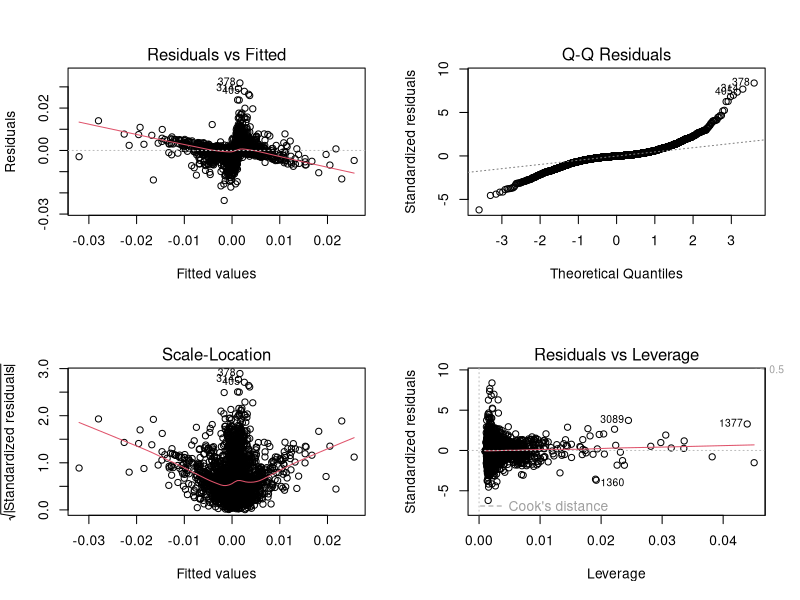
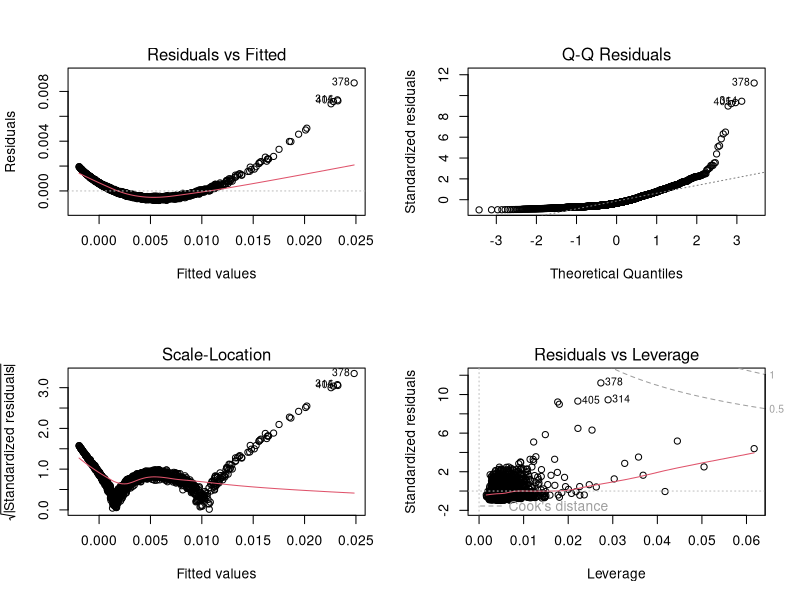
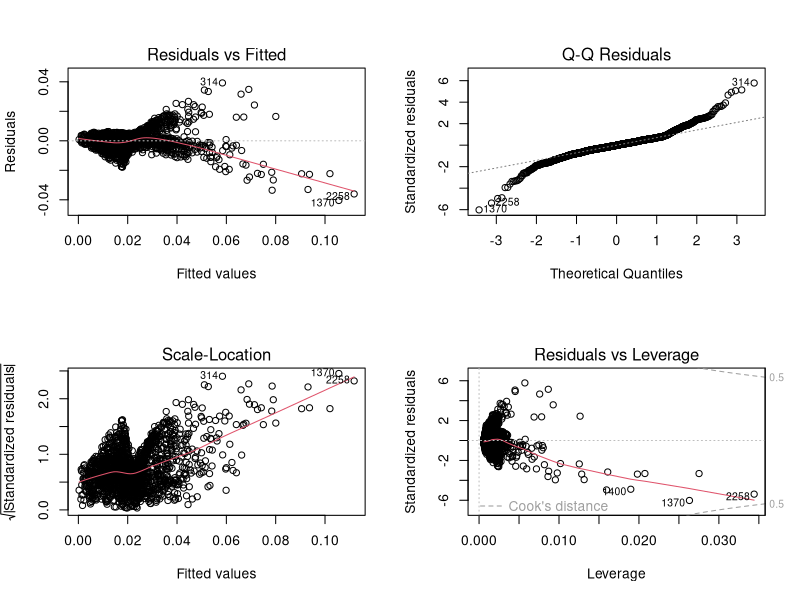
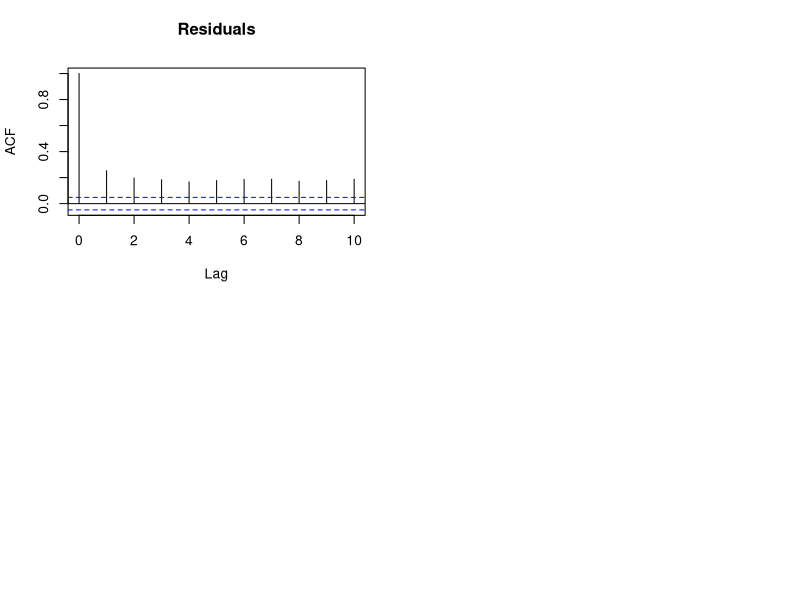
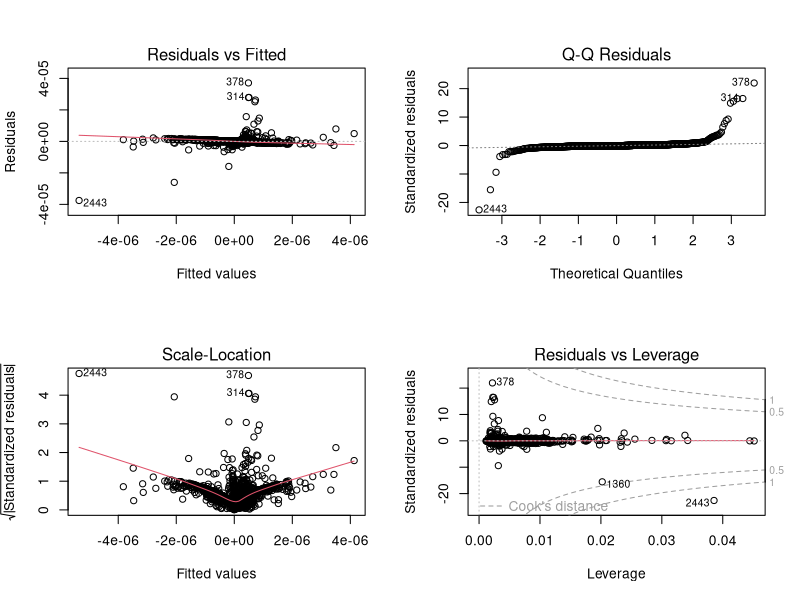
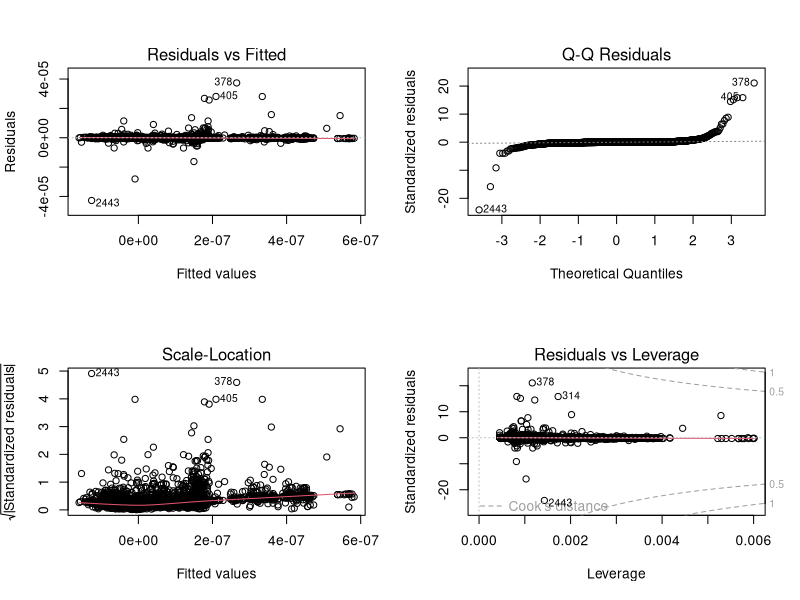

Here is the R script that generated these plots, in order:
## ---- chunk 1
knitr::opts_chunk$set(echo = TRUE)
## ---- chunk 2
market_origin <- read.csv("market_index_clean.csv")
first <- market_origin[1,]
market <- market_origin[2:3104,]
market$AAPL2 <- market_origin[,"AAPL"][1:3103]
market$Return <- (market$AAPL - market$AAPL2)/market$AAPL2
market$VIX2 = market_origin[,"VIX"][1:3103]
market$Return = market$Return/sqrt(market$VIX2)
## ---- chunk 3
library(lubridate)
market$Date <- market_origin$Date[2:3104]
date <- market$Date
first <- date[1]
day <- c()
for(i in 1:length(date)) {
  diff = round(difftime(date[i], first))
  day = c(day, diff)
}
market$Date <- day
## ---- chunk 4
fullmodel <- lm(Return~., data = market)
summary(fullmodel)
par(mfrow=c(2,2))
plot(fullmodel)
## ---- chunk 5
# Helper function to avoid NA's when applying power 
#   to vector with negative values
exponent <- function(a, pow) (abs(a)^pow)*sign(a)
## ---- chunk 6
market.tr = market
market.tr$lReturn = market$Return^(2/3)
market.tr$lAAPL = market$AAPL^(1/3)
market.tr$lAAPL2 = market$AAPL2^(1/3)
market.tr$VIX = market$VIX^(-1)
market.tr$VIX2 = market$VIX2^(-1)

#market.tr$Return = NULL
#market.tr$AAPL = NULL
market.tr$AAPL2 = NULL
market.tr$VIX = NULL
market.tr$VIX2 = NULL

fullmodel2 = lm(Return~., data = market.tr)
par(mfrow=c(2,2))
plot(fullmodel2)
summary(fullmodel2)
## ---- chunk 7
drop1(fullmodel2, test="F")
drop1(update(fullmodel2, .~.-VIX), test="F")
drop1(update(fullmodel2, .~.-VIX-SPGSCITR), test="F")
drop1(update(fullmodel2, .~.-VIX-SPGSCITR-EEM), test="F")
drop1(update(fullmodel2, .~.-VIX-SPGSCITR-EEM-Date-BNDGLB-SPX), test="F")
## ---- chunk 8
nullmodel2 = lm(lReturn~1, data=market.tr)
step(nullmodel2, scope=list(upper=fullmodel2), direction="both")
## ---- chunk 9
test_model2 = lm(lReturn ~ lAAPL + lAAPL2, data=market.tr)
par(mfrow=c(2,2))
plot(test_model2)
summary(test_model2)
## ---- chunk 10
# Autocorrelation tests
library(lmtest)
acf(residuals(test_model2), main="Residuals", lag.max=10)
dwtest(test_model2, alternative=c("two.sided"), data=market.tr)
## ---- chunk 11
market.tr1 = market
market.tr1$lReturn = exponent(market$Return,3)
market.tr1$lAAPL = exponent(market$AAPL,1/3)
market.tr1$lAAPL2 = exponent(market$AAPL2,-1/3)

market.tr1$Return = NULL
#market.tr1$AAPL = NULL
#market.tr1$AAPL2 = NULL

fullmodel3 = lm(lReturn~., data = market.tr1)
par(mfrow=c(2,2))
plot(fullmodel3)
summary(fullmodel3)
## ---- chunk 12
drop1(fullmodel3, test="F")
drop1(update(fullmodel3, .~.-EEM), test="F")
drop1(update(fullmodel3, .~.-EEM-Date), test="F")
drop1(update(fullmodel3, .~.-EEM-Date-SPX), test="F")
drop1(update(fullmodel3, .~.-EEM-Date-SPX-VIX), test="F")
drop1(update(fullmodel3, .~.-EEM-Date-SPX-VIX-SPGSCITR), test="F")
## ---- chunk 13
test_model3 = lm(lReturn ~ BNDGLB + lAAPL + lAAPL2, data=market.tr1)
par(mfrow=c(2,2))
plot(test_model3)
summary(test_model3)
